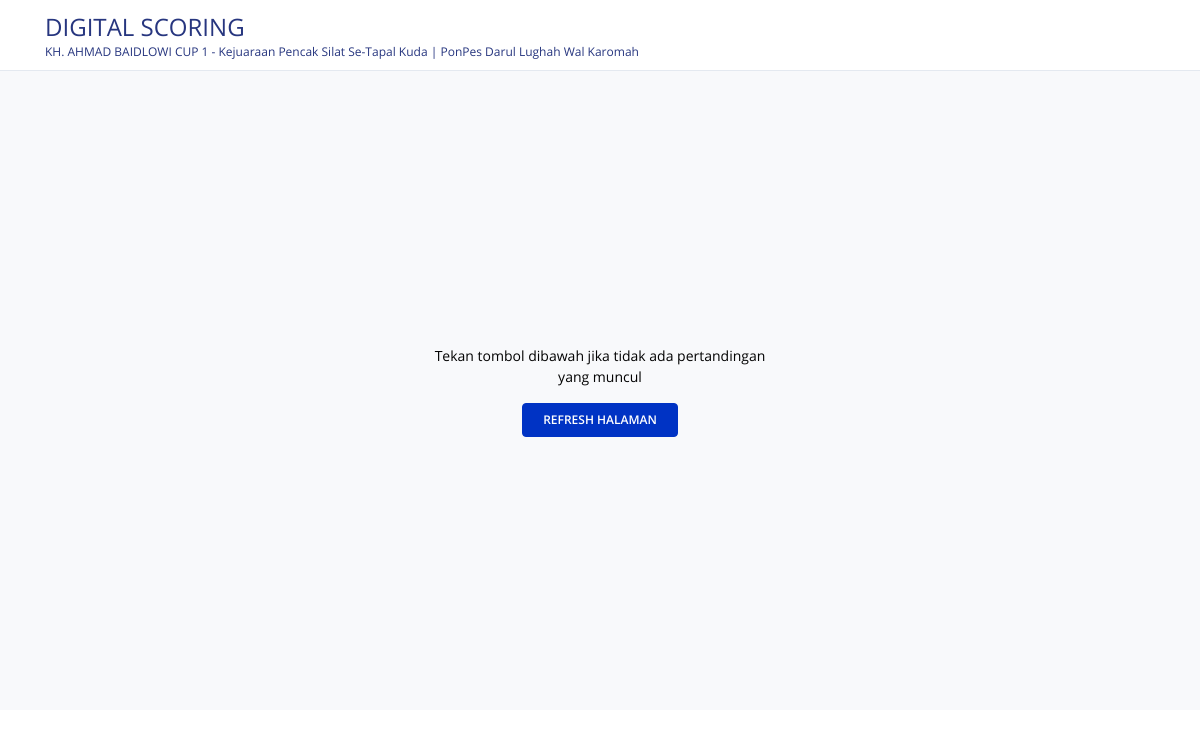
The app's page /index.php/wasit, older data.
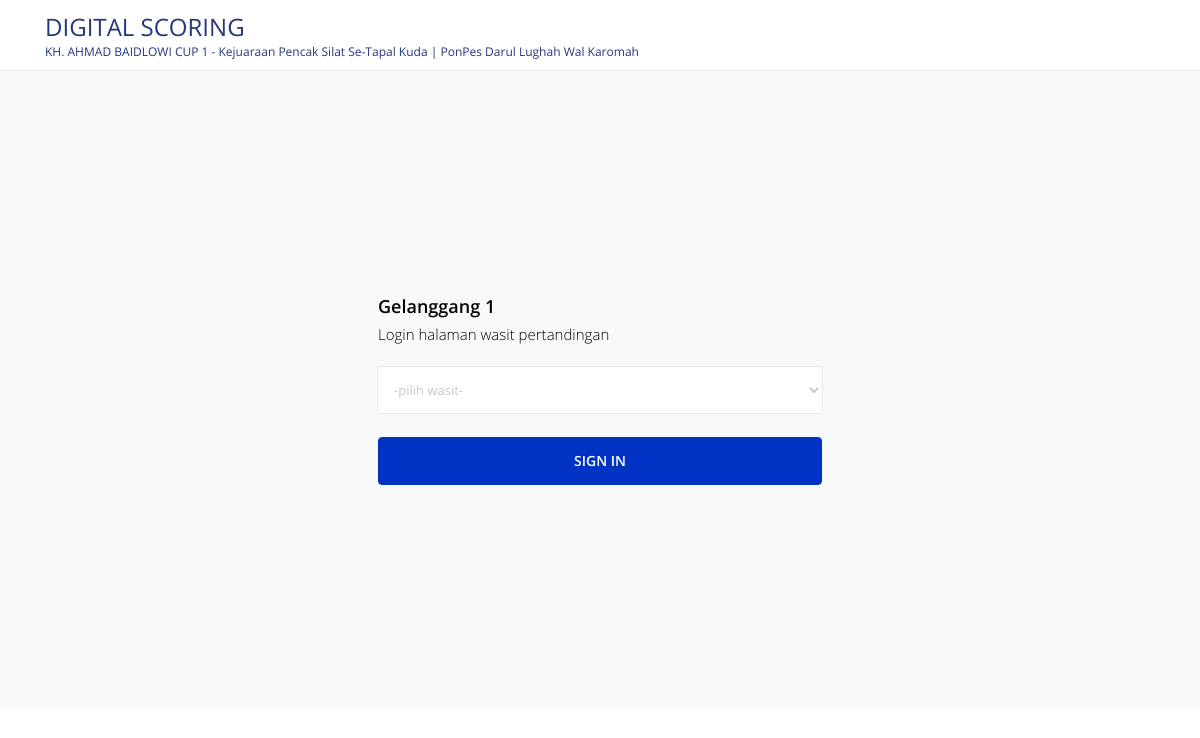
The same page, newer data.
### tables this page shows
CREATE TABLE `tanding` (
  `id_tanding` varchar(100) NOT NULL,
  `id_partai` varchar(100) NOT NULL,
  `wasit` varchar(100) NOT NULL,
  `juri1` varchar(100) NOT NULL,
  `juri2` varchar(100) NOT NULL,
  `juri3` varchar(100) NOT NULL,
  `juri4` varchar(100) NOT NULL,
  `juri5` varchar(100) NOT NULL,
  `status` enum('belum','berjalan','dijeda','selesai') NOT NULL,
  `aktif` enum('N','Y') NOT NULL,
  `gel` int(11) NOT NULL,
  `babak` int(11) NOT NULL
);

### application/controllers/Wasit.php (called while the page is built, shortened)
<?php
class Wasit extends CI_Controller
{
    public function __construct()
    {
        $this->load->model('Modeldata', 'model');
    }
    public function index()
    {
        $data['jadwal'] = $this->model->getBy('tanding', 'aktif', 'Y')->result();
        $this->load->view('wasit/home', $data);
    }
}

### index.php (called while the page is built, shortened)
<?php
require_once BASEPATH.'core/CodeIgniter.php';

### application/models/Modeldata.php (called while the page is built, shortened)
<?php
class Modeldata extends CI_Model
{
    function getBy($table, $where, $dtwhere)
    {
        $this->db->where($where, $dtwhere);
        return $this->db->get($table);
    }
}

### application/views/wasit/home.php (the view, shortened to what this page needs)
<!DOCTYPE html>
<html lang="en">
<head>
    <link rel="stylesheet" href="<?= base_url() ?>assets/vendors/mdi/css/materialdesignicons.min.css">
    <link rel="stylesheet" href="<?= base_url() ?>assets/vendors/flag-icon-css/css/flag-icon.min.css">
    <link rel="stylesheet" href="<?= base_url() ?>assets/vendors/css/vendor.bundle.base.css">
    <link rel="stylesheet" href="<?= base_url() ?>assets/css/demo_2/style.css" />
    <link rel="stylesheet" href="<?= base_url() ?>assets/DataTables/datatables.min.css" />
    <link rel="stylesheet" href="<?= base_url() ?>assets/iziToast/dist/css/iziToast.min.css" />
</head>
<body>
    <div class="container-scroller">
        <div class="horizontal-menu">
            <nav class="navbar top-navbar col-lg-12 col-12 p-0">
                <div class="container">
                    <div class="text-center navbar-brand-wrapper d-flex align-items-center justify-content-center">
                        <a class="navbar-brand brand-logo" href="<?= base_url() ?>">
                            DIGITAL SCORING
                            <span class="font-12 d-block font-weight">KH. AHMAD BAIDLOWI CUP 1 - Kejuaraan Pencak Silat Se-Tapal Kuda | PonPes Darul Lughah Wal Karomah </span>
                        </a>
                    </div>
                    <div class="navbar-menu-wrapper d-flex align-items-center justify-content-end">
                    </div>
                </div>
            </nav>
        </div>
        <div class="container-fluid page-body-wrapper">
            <div class="main-panel">
                <div class="content-wrapper d-flex align-items-center auth">
                    <div class="row flex-grow">
                        <?php
                        if ($jadwal) {
                            foreach ($jadwal as $jdwl) :
                        ?>
                                <div class="col-lg-6 mx-auto">
                                    <div class="auth-form-light text-left p-5">
                                        <h4>Gelanggang <?= $jdwl->gel ?></h4>
                                        <h6 class="font-weight-light">Login halaman wasit pertandingan</h6>
                                        <form class="pt-3" method="post" action="<?= base_url('wasit/gogogo') ?>">
                                            <div class="form-group">
                                                <select name="id_wasit" id="" class="form-control" required>
                                                    <option value=""> -pilih wasit- </option>
                                                </select>
                                            </div>
                                            <div class="mt-3">
                                                <button type="submit" class="btn btn-block btn-primary btn-lg font-weight-semibold auth-form-btn">SIGN IN</button>
                                            </div>
                                        </form>
                                    </div>
                                </div>
                            <?php
                            endforeach;
                        } else { ?>
                            <div class="col-md-4"></div>
                            <div class="col-md-4 text-center">
                                <p>Tekan tombol dibawah jika tidak ada pertandingan yang muncul</p>
                                <button class="btn btn-primary" onclick="window.location='<?= base_url('wasit') ?>'">REFRESH HALAMAN</button>
                            </div>
                            <div class="col-md-4"></div>
                        <?php } ?>
                    </div>
                </div>
            </div>
        </div>
    </div>
</body>
</html>

Row changes from the older to the newer data that the page shows:
added tanding: gel "1"
Text that changed along with them:
text no longer shown: "Tekan tombol dibawah jika tidak ada pertandingan yang muncul REFRESH HALAMAN"
